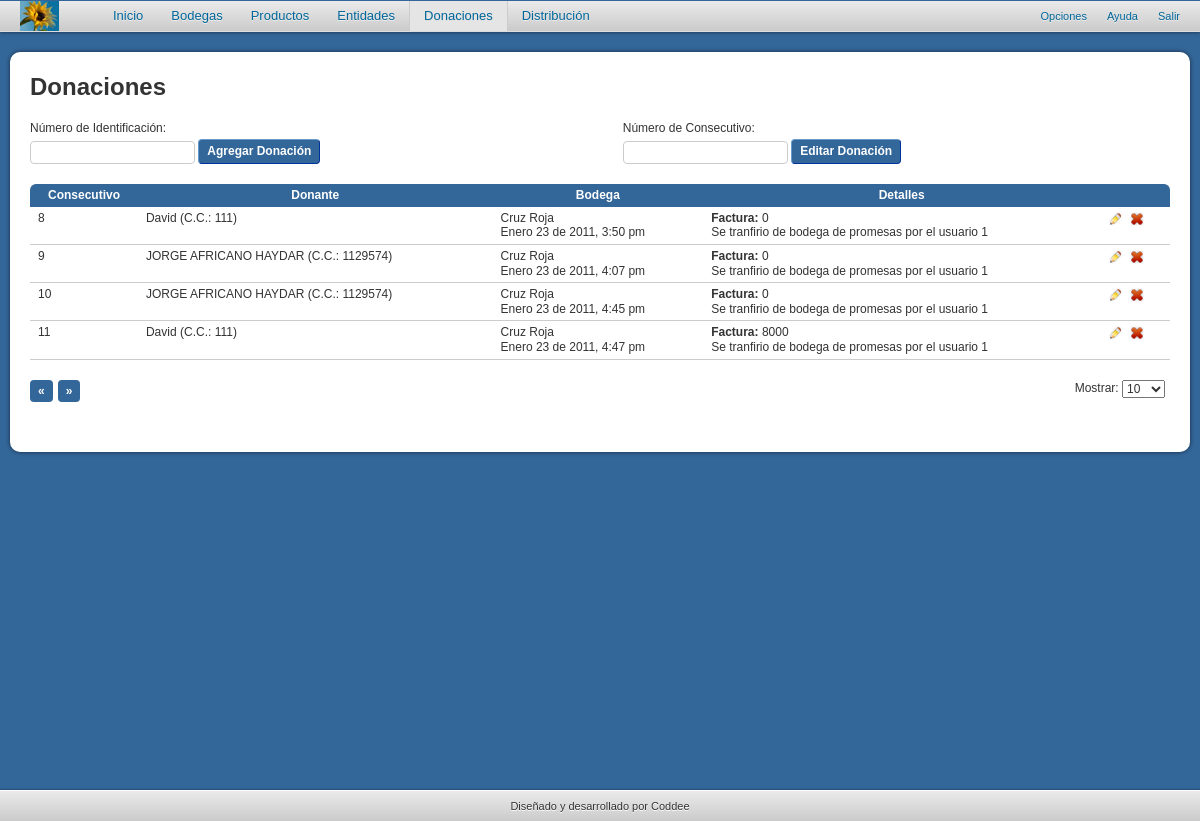
Page /donations.php (signed in) on the committed database.
### tables this page shows
CREATE TABLE `donations` (
  `sequence` int(11) NOT NULL auto_increment,
  `detail` varchar(500) default NULL,
  `bill` int(11) default NULL,
  `users_id` int(11) NOT NULL,
  `donors_id` double NOT NULL,
  `warehouses_id` int(11) default NULL,
  `companies_id` double default NULL,
  `date` datetime NOT NULL,
  `createdAt` timestamp NOT NULL default CURRENT_TIMESTAMP,
  `deletedAt` datetime default NULL,
  `type` int(1) NOT NULL,
  PRIMARY KEY  (`sequence`),
  KEY `fk_donations_users1` (`users_id`),
  KEY `fk_donations_donors1` (`donors_id`),
  KEY `fk_donations_warehouses1` (`warehouses_id`),
  KEY `fk_donations_companies1` (`companies_id`),
  CONSTRAINT `fk_donations_donors1` FOREIGN KEY (`donors_id`) REFERENCES `donors` (`id`) ON DELETE NO ACTION ON UPDATE CASCADE,
  CONSTRAINT `fk_donations_users1` FOREIGN KEY (`users_id`) REFERENCES `users` (`id`) ON DELETE NO ACTION ON UPDATE CASCADE,
  CONSTRAINT `fk_donations_warehouses1` FOREIGN KEY (`warehouses_id`) REFERENCES `warehouses` (`id`) ON DELETE NO ACTION ON UPDATE CASCADE
);

CREATE TABLE `donors` (
  `id` double NOT NULL,
  `name` varchar(45) NOT NULL,
  `type` int(11) NOT NULL,
  `address` varchar(45) default NULL,
  `email` varchar(45) default NULL,
  `phoneNumber` varchar(45) default NULL,
  `faxNumber` varchar(45) default NULL,
  `creationDate` timestamp NOT NULL default CURRENT_TIMESTAMP,
  `towns_id` int(11) NOT NULL,
  `deletedAt` datetime default NULL,
  PRIMARY KEY  (`id`),
  KEY `fk_donors_towns1` (`towns_id`),
  CONSTRAINT `fk_donors_towns1` FOREIGN KEY (`towns_id`) REFERENCES `towns` (`id`) ON DELETE NO ACTION ON UPDATE CASCADE
);

CREATE TABLE `warehouses` (
  `id` int(11) NOT NULL auto_increment,
  `name` varchar(45) default NULL,
  `description` varchar(45) default NULL,
  `type` int(11) default NULL,
  `occupation` int(11) default NULL,
  `contactName` varchar(45) default NULL,
  `address` varchar(45) default NULL,
  `phoneNumber` varchar(45) default NULL,
  `cellphone` varchar(45) default NULL,
  `faxNumber` varchar(45) default NULL,
  `towns_id` int(11) NOT NULL,
  `createdAt` timestamp NOT NULL default CURRENT_TIMESTAMP,
  `deletedAt` datetime default NULL,
  `email` varchar(45) default NULL,
  `companies_id` double default NULL,
  PRIMARY KEY  (`id`),
  KEY `fk_warehouses_towns1` (`towns_id`),
  KEY `companies` (`companies_id`),
  CONSTRAINT `FK_warehouses` FOREIGN KEY (`companies_id`) REFERENCES `companies` (`id`) ON DELETE NO ACTION ON UPDATE CASCADE,
  CONSTRAINT `fk_warehouses_towns1` FOREIGN KEY (`towns_id`) REFERENCES `towns` (`id`) ON DELETE NO ACTION ON UPDATE CASCADE
);

### includes/settings.php (called while the page is built, shortened)
<?php
$dbDatabase = 'coddeedms';
?>

### includes/basic-functions.php (called while the page is built, shortened)
<?php
function getTable($table,$condition = '',$order = '',$limit = ''){
	$return = $limit == '1' ? 1 : 0;
	$condition = $condition != '' ? ' where ' . $condition : '';
	$order = $order != '' ? ' order by ' . $order : '';
	$limit = $limit != '' ? ' limit ' . $limit : '';
	$query = "select * from $table $condition $order $limit";
	return runQuery($query,$return);
}
function runQuery($query,$return = 0){
	include('settings.php');
	$connection = mysql_connect($dbHost,$dbUsername,$dbPassword);
	$result = mysql_query($query,$connection);
	if($result){
		if($return == 1){
			$row = mysql_fetch_array($result);
			return $row;
		}elseif($return == 2){
			$num = mysql_num_rows($result);
			return $num;
		}elseif($return == 3){
			$id = mysql_insert_id($connection);
			return $id;
		}else{
			return $result;
		}
	}else{
		return false;
	}
}
function formatDate($date,$format = 0){
	$y = substr($date,0,4);
	$m = substr($date,5,2);
	$d = substr($date,8,2);
	if($format == 0){
		$mes = array('Enero','Febrero','Marzo','Abril','Mayo','Junio','Julio','Agosto','Septiembre','Octubre','Noviembre','Diciembre');
	}else{
		$mes = array('Ene','Feb','Mar','Abr','May','Jun','Jul','Ago','Sep','Oct','Nov','Dic');
	}
	$nmes = array('01','02','03','04','05','06','07','08','09','10','11','12');
	$m = str_replace($nmes,$mes,$m);
	$fecha = $m.' '.$d;
	if($format == 0 || $format == 2){ $fecha = $m.' '.$d.' de '.$y; }
	if(substr($date,11,8)!=''){
		$h = substr($date,11,2);
		$i = substr($date,14,2);
		$a = 'pm';
		if($h > 12){ $h -= 12; }
		$fecha .= ', '.$h.':'.$i.' '.$a;
	}
	return $fecha;
}
?>

### includes/functions.php (called while the page is built, shortened)
<?php
require_once('basic-functions.php');
function isAnyRol($user){
	$query = "select * from users where id=$user";
	$result=runQuery($query);
	$nums_row=runQuery($query,2);
	if($nums_row>0)
	{
		$row = mysql_fetch_array($result);
		if($row['profile']=='Administrador')
		{
		return 1;
		}
	}
	else
		return 0;
}
?>

### donations.php (the view, shortened to what this page needs)
<?php include('includes/header.php'); ?>
			<h2>Donaciones</h2>
            <div class="column c50p">
                <ul class="toolbar">
                	<?php
					$rol=isAnyRol($_SESSION['dms_id']);
					if($rol== 1){?>
		            <li><label for="donorId">Número de Identificación:</label><input type="text" class="text autocomplete" id="donorId" />
                    <a href="javascript:void(0);" class="btn" onclick="var href = 'includes/forms/donationsAdd.php?d=' + $('#donorId').attr('value'); $.colorbox({href:href});">Agregar Donación</a></li>
					<?php } ?>
                </ul>
            </div>
            <div class="column c50p last">
                <ul class="toolbar">
                    <?php if($rol== 1){?>
                    <li><label for="sequence">Número de Consecutivo:</label><input type="text" class="text autocomplete" id="sequence" />
                    <a href="javascript:void(0);" class="btn" onclick="var href = 'includes/forms/donationsEdit.php?e=' + $('#sequence').attr('value'); $.colorbox({href:href});">Editar Donación</a></li>
					<?php } ?>
                </ul>
            </div>
            <table cellpadding="0" cellspacing="0"><thead>
            	<tr>
                	<th>Consecutivo</th>
                	<th>Donante</th>
                    <th>Bodega</th>
                    <th>Detalles</th>
                    <th width="50">&nbsp;</th>
                </tr></thead><tbody>
                <?php
					$donations = getTable('donations','deletedAt IS NULL and type=1','sequence asc');
					$numRows = mysql_num_rows($donations);
					if($numRows > 0){
						while($donation = mysql_fetch_array($donations)){
							$donor = getTable('donors',"id = $donation[donors_id]",'',1);
							$types = array("","C.C.","C.E.","NIT");
							$warehouse = getTable('warehouses',"id = $donation[warehouses_id]",'',1);
				?>
                <tr>
                	<td><?php echo $donation['sequence']; ?></td>
                    <td><?php echo $donor['name']; ?> (<?php echo $types[$donor['type']] . ': ' . $donor['id']; ?>)</td>
                    <td><?php echo $warehouse['name']; ?><br />
					<?php echo formatDate($donation['date']); ?></td>
                    <td><?php echo $donation['bill'] != '' ? '<strong>Factura:</strong> ' . $donation['bill'] . '<br />' : ''; ?><?php echo $donation['detail']; ?></td>
                    <td>
                                    	<?php
					$rol=isAnyRol($_SESSION['dms_id']);
					if($rol== 1){?>
                   	<ul class="table-actions">
                        	<li><a href="includes/forms/donationsEdit.php?e=<?php echo $donation['sequence']; ?>" class="icon edit colorbox" title="Editar"><span>Editar</span></a></li>
                            <li><a href="includes/forms/delete.php?t=donations&d=<?php echo $donation['sequence']; ?>" class="icon delete colorbox" title="Eliminar"><span>Eliminar</span></a></li>
                        </ul>
					<?php } ?>
                    </td>
                </tr>
                <?php
						}
					}else{
						echo '<tr><td colspan="5">No hay datos para mostrar</td></tr>';
					}
				?>
            </tbody></table>
            <ul id="pagination">
                <li class="prev"><a href="javascript:void(0);">&laquo;</a></li>
                <li class="next"><a href="javascript:void(0);">&raquo;</a></li>
                <li class="floatright">Mostrar:
                    <select class="pagesize">
                        <option selected="selected" value="10">10</option>
                    </select>
                </li>
            </ul>
<?php include('includes/footer.php'); ?>

### css/style.css (style rules this page uses)
.floatright { float:right !important; }
h1, h2, h3, h4, h5, h6 { font-size:20px; font-weight:bold; margin-bottom:10px; }
h2 { font-size:24px; margin-bottom:20px; }
a { color:#039; text-decoration:none; }
html, body { height:100%; }
body, input, textarea, select { color:#333; font-family:Arial, Helvetica, sans-serif; font-size:12px; }
.toolbar { clear:both; margin-bottom:20px; overflow:hidden; }
.toolbar li { float:left; margin-right:15px; }
.table-actions li { float:left; margin-right:5px; }
#pagination { position:static !important; }
#pagination li { float:left; margin-right:5px; }
#pagination a { background:#369; -moz-border-radius:4px; -webkit-border-radius:4px; border-radius:4px; color:#FFF; display:block; font-weight:bold; padding:4px 8px; text-align:center; }
label { display:block; margin-bottom:5px; }
.text { background:#FFF; border:1px solid #CCC; -moz-border-radius:4px; -webkit-border-radius:4px; border-radius:4px; padding:3px 4px; }
.text + .btn { margin-top:-2px; }
table { margin-bottom:20px; width:100%; }
th { background:#369; color:#FFF; cursor:pointer; text-align:center; }
th:first-child { -moz-border-radius-topleft:6px; -webkit-border-top-left-radius:6px; border-top-left-radius:6px; }
th:last-child { -moz-border-radius-topright:6px; -webkit-border-top-right-radius:6px; border-top-right-radius:6px; }
th,td { padding:4px 8px; }
td { border-bottom:1px solid #CCC; }
.btn { background:#369; border:1px solid; border-color:#69C #039 #039 #69C; -moz-border-radius:4px; -webkit-border-radius:4px; border-radius:4px; color:#FFF; display:inline-block; font-weight:bold; padding:4px 8px; }
.column { float:left; margin-right:4%; overflow:hidden; }
.column.last { margin-right:0; }
.c50p { width:48%; }
.icon { background:url(../images/icn/icons.png) no-repeat 0 0; display:block; height:16px; width:16px; }
.icon.delete { background-position:0 -20px; }
.icon.edit { background-position:0 -40px; }

### rows in the picture
donations: sequence "8", donors.name "David", donors.type "C.C.", donors.id "111", warehouses.name "Cruz Roja", date "Enero 23 de 2011, 3:50 pm", bill "0", detail "Se tranfirio de bodega de promesas por el usuario 1"
donations: sequence "9", donors.name "JORGE AFRICANO HAYDAR", donors.type "C.C.", donors.id "1129574", warehouses.name "Cruz Roja", date "Enero 23 de 2011, 4:07 pm", bill "0", detail "Se tranfirio de bodega de promesas por el usuario 1"
donations: sequence "10", donors.name "JORGE AFRICANO HAYDAR", donors.type "C.C.", donors.id "1129574", warehouses.name "Cruz Roja", date "Enero 23 de 2011, 4:45 pm", bill "0", detail "Se tranfirio de bodega de promesas por el usuario 1"
donations: sequence "11", donors.name "David", donors.type "C.C.", donors.id "111", warehouses.name "Cruz Roja", date "Enero 23 de 2011, 4:47 pm", bill "8000", detail "Se tranfirio de bodega de promesas por el usuario 1"
